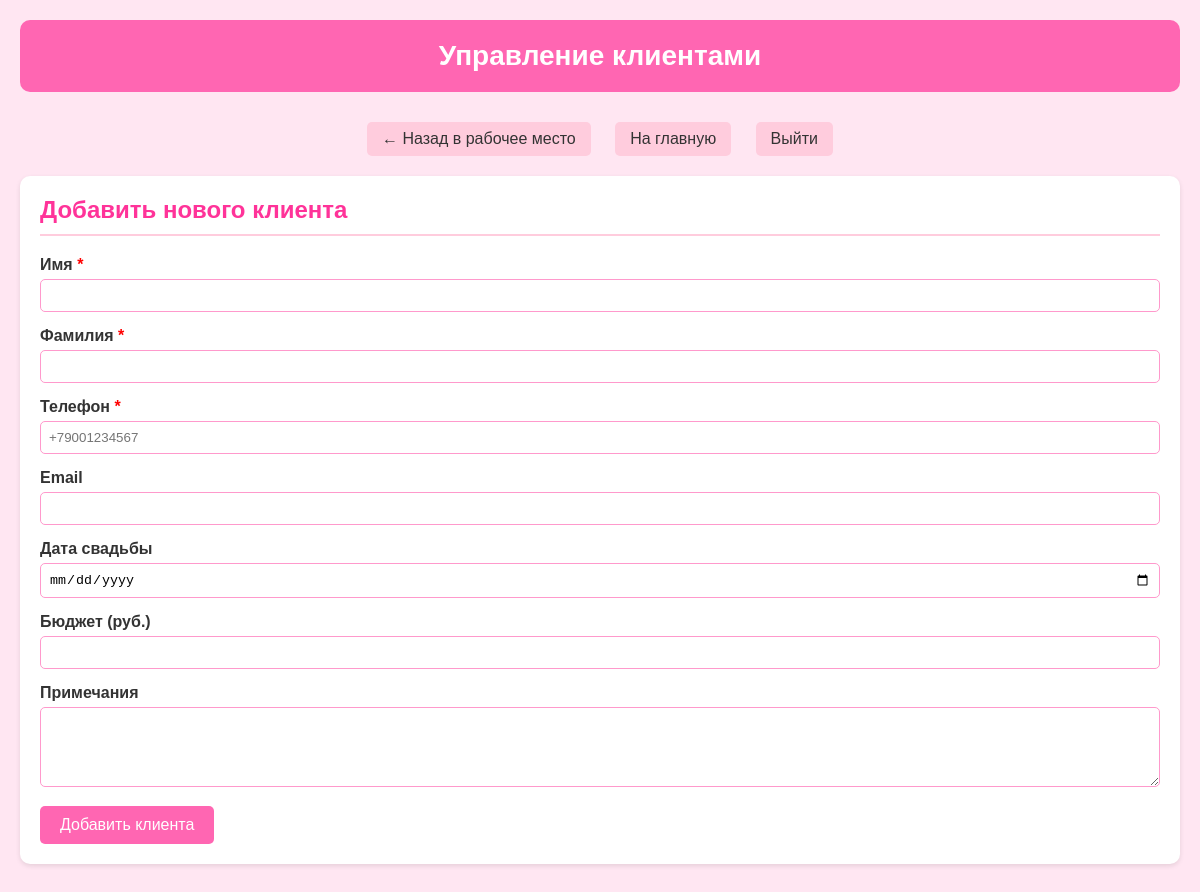
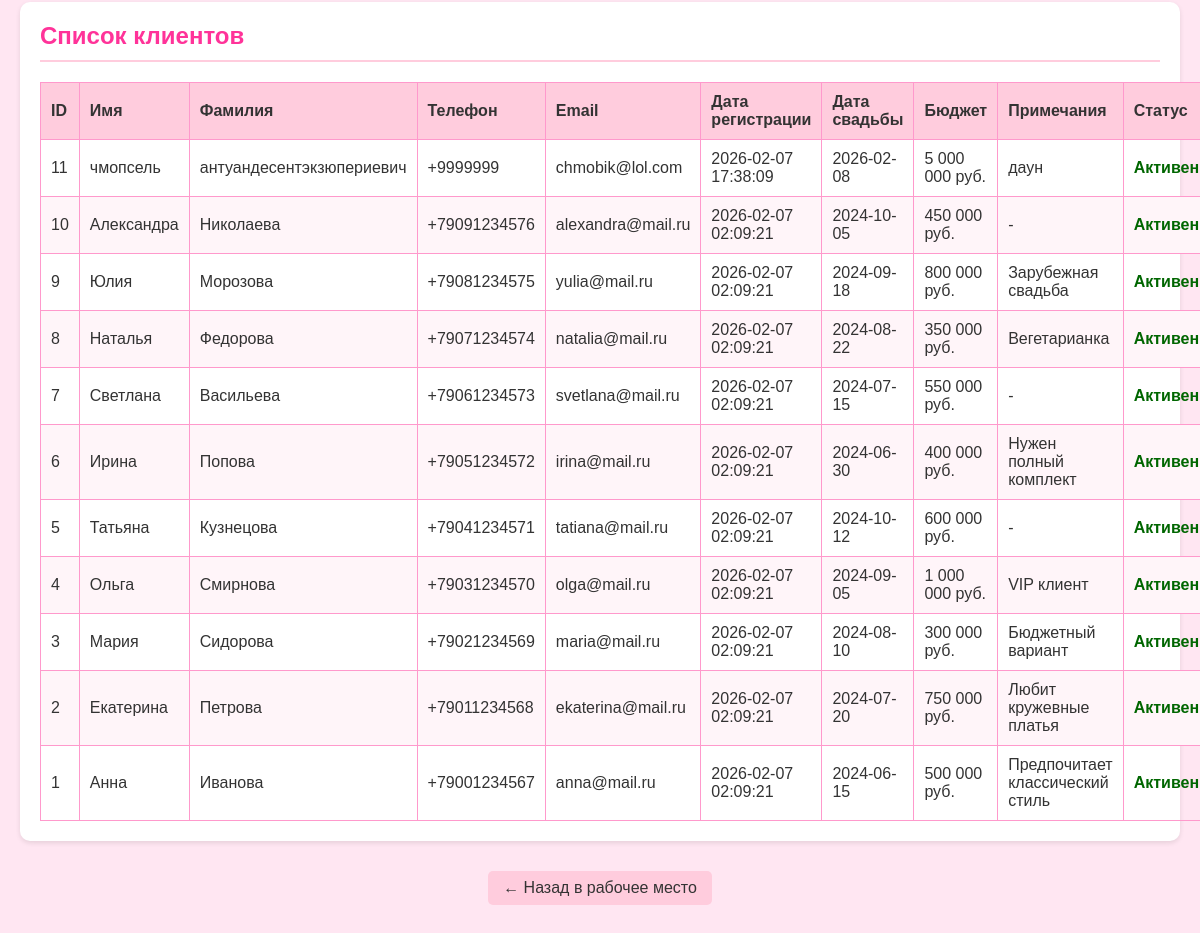
/clients.php (signed in), run on the app's committed database (2 pictures, top to bottom).
### tables this page shows
CREATE TABLE `clients` (
  `ClientID` int(11) NOT NULL,
  `FirstName` varchar(50) NOT NULL,
  `LastName` varchar(50) NOT NULL,
  `Phone` varchar(20) NOT NULL,
  `Email` varchar(100) DEFAULT NULL,
  `RegistrationDate` datetime DEFAULT current_timestamp(),
  `WeddingDate` date DEFAULT NULL,
  `Budget` decimal(10,2) DEFAULT NULL,
  `Notes` text DEFAULT NULL,
  `Status` varchar(20) DEFAULT 'Активен'
);

### clients.php (the view, shortened to what this page needs)
<?php
$host = 'localhost';
$dbname = 'weddingsalondb';
$username = 'root';
$password = '';
try {
    $pdo = new PDO("mysql:host=$host;dbname=$dbname;charset=utf8", $username, $password);
    $pdo->setAttribute(PDO::ATTR_ERRMODE, PDO::ERRMODE_EXCEPTION);
} catch(PDOException $e) {
    die("Ошибка подключения к базе данных: " . $e->getMessage());
}
$clients = [];
try {
    $stmt = $pdo->query("SELECT * FROM clients ORDER BY ClientID DESC");
    $clients = $stmt->fetchAll(PDO::FETCH_ASSOC);
} catch(PDOException $e) {
    $error = 'Ошибка при загрузке списка клиентов: ' . $e->getMessage();
}
?>
<!DOCTYPE html>
<html lang="ru">
<head>
</head>
<body>
    <div class="header">
        <h1>Управление клиентами</h1>
    </div>
    <div class="nav-links">
        <a href="workplace.php" class="nav-link">← Назад в рабочее место</a>
        <a href="index.php" class="nav-link">На главную</a>
        <a href="logout.php" class="nav-link">Выйти</a>
    </div>
    <div class="section">
        <h2 class="section-title">Добавить нового клиента</h2>
        <form method="POST" action="">
            <div class="form-group">
                <label for="first_name">Имя <span class="required">*</span></label>
                <input type="text" id="first_name" name="first_name" required
                       value="<?php echo htmlspecialchars($_POST['first_name'] ?? ''); ?>">
            </div>
            <div class="form-group">
                <label for="last_name">Фамилия <span class="required">*</span></label>
                <input type="text" id="last_name" name="last_name" required
                       value="<?php echo htmlspecialchars($_POST['last_name'] ?? ''); ?>">
            </div>
            <div class="form-group">
                <label for="phone">Телефон <span class="required">*</span></label>
                <input type="tel" id="phone" name="phone" required
                       pattern="[\+]{0,1}[0-9\s\-\(\)]+"
                       placeholder="+79001234567"
                       value="<?php echo htmlspecialchars($_POST['phone'] ?? ''); ?>">
            </div>
            <div class="form-group">
                <label for="email">Email</label>
                <input type="email" id="email" name="email"
                       value="<?php echo htmlspecialchars($_POST['email'] ?? ''); ?>">
            </div>
            <div class="form-group">
                <label for="wedding_date">Дата свадьбы</label>
                <input type="date" id="wedding_date" name="wedding_date"
                       value="<?php echo htmlspecialchars($_POST['wedding_date'] ?? ''); ?>">
            </div>
            <div class="form-group">
                <label for="budget">Бюджет (руб.)</label>
                <input type="number" id="budget" name="budget" min="0" step="1000"
                       value="<?php echo htmlspecialchars($_POST['budget'] ?? ''); ?>">
            </div>
            <div class="form-group">
                <label for="notes">Примечания</label>
                <textarea id="notes" name="notes"><?php echo htmlspecialchars($_POST['notes'] ?? ''); ?></textarea>
            </div>
            <button type="submit" name="add_client" class="submit-btn">Добавить клиента</button>
        </form>
    </div>
    <div class="section">
        <h2 class="section-title">Список клиентов</h2>
        <?php if (empty($clients)): ?>
            <p>Клиентов пока нет.</p>
        <?php else: ?>
            <table class="clients-table">
                <thead>
                    <tr>
                        <th>ID</th>
                        <th>Имя</th>
                        <th>Фамилия</th>
                        <th>Телефон</th>
                        <th>Email</th>
                        <th>Дата регистрации</th>
                        <th>Дата свадьбы</th>
                        <th>Бюджет</th>
                        <th>Примечания</th>
                        <th>Статус</th>
                    </tr>
                </thead>
                <tbody>
                    <?php foreach ($clients as $client): ?>
                    <tr>
                        <td><?php echo htmlspecialchars($client['ClientID']); ?></td>
                        <td><?php echo htmlspecialchars($client['FirstName']); ?></td>
                        <td><?php echo htmlspecialchars($client['LastName']); ?></td>
                        <td><?php echo htmlspecialchars($client['Phone']); ?></td>
                        <td><?php echo htmlspecialchars($client['Email'] ?? '-'); ?></td>
                        <td><?php echo htmlspecialchars($client['RegistrationDate']); ?></td>
                        <td><?php echo htmlspecialchars($client['WeddingDate'] ?? '-'); ?></td>
                        <td class="budget">
                            <?php
                            if ($client['Budget']) {
                                echo number_format($client['Budget'], 0, '', ' ') . ' руб.';
                            } else {
                                echo '-';
                            }
                            ?>
                        </td>
                        <td><?php echo htmlspecialchars($client['Notes'] ?? '-'); ?></td>
                        <td class="status-active"><?php echo htmlspecialchars($client['Status']); ?></td>
                    </tr>
                    <?php endforeach; ?>
                </tbody>
            </table>
        <?php endif; ?>
    </div>
    <div class="nav-links">
        <a href="workplace.php" class="nav-link">← Назад в рабочее место</a>
    </div>
</body>
</html>

### clients.php (style rules this page uses)
body { font-family: Arial, sans-serif; background-color: #ffe6f2; margin: 0; padding: 20px; color: #333; }
.header { background-color: #ff66b2; padding: 20px; text-align: center; border-radius: 10px; margin-bottom: 30px; color: white; }
.header h1 { margin: 0; font-size: 28px; }
.nav-links { text-align: center; margin-bottom: 20px; }
.nav-link { display: inline-block; margin: 0 10px; padding: 8px 15px; background-color: #ffccdd; color: #333; text-decoration: none; border-radius: 5px; }
.section { background-color: white; padding: 20px; border-radius: 10px; margin-bottom: 30px; box-shadow: 0 2px 5px rgba(0,0,0,0.1); }
.section-title { color: #ff3399; margin-top: 0; border-bottom: 2px solid #ffccdd; padding-bottom: 10px; }
.form-group { margin-bottom: 15px; }
label { display: block; margin-bottom: 5px; font-weight: bold; }
input[type="text"], input[type="email"], input[type="tel"], input[type="date"], input[type="number"], textarea { width: 100%; padding: 8px; border: 1px solid #ff99cc; border-radius: 5px; box-sizing: border-box; }
textarea { resize: vertical; height: 80px; }
.submit-btn { background-color: #ff66b2; color: white; border: none; padding: 10px 20px; border-radius: 5px; cursor: pointer; font-size: 16px; }
.clients-table { width: 100%; border-collapse: collapse; margin-top: 20px; }
.clients-table th, .clients-table td { border: 1px solid #ff99cc; padding: 10px; text-align: left; }
.clients-table th { background-color: #ffccdd; color: #333; font-weight: bold; }
.clients-table tr:nth-child(even) { background-color: #fff5f9; }
.budget { text-align: right; }
.status-active { color: #006600; font-weight: bold; }
.required { color: #ff0000; }

### data on the page
clients: ClientID "11", FirstName "чмопсель", LastName "антуандесентэкзюпериевич", Phone "+9999999", Email "chmobik@lol.com", RegistrationDate "2026-02-07 17:38:09", WeddingDate "2026-02-08", Budget "5 000 000", Notes "даун", Status "Активен"
clients: ClientID "10", FirstName "Александра", LastName "Николаева", Phone "+79091234576", Email "alexandra@mail.ru", RegistrationDate "2026-02-07 02:09:21", WeddingDate "2024-10-05", Budget "450 000", Notes "-", Status "Активен"
clients: ClientID "9", FirstName "Юлия", LastName "Морозова", Phone "+79081234575", Email "yulia@mail.ru", RegistrationDate "2026-02-07 02:09:21", WeddingDate "2024-09-18", Budget "800 000", Notes "Зарубежная свадьба", Status "Активен"
clients: ClientID "8", FirstName "Наталья", LastName "Федорова", Phone "+79071234574", Email "natalia@mail.ru", RegistrationDate "2026-02-07 02:09:21", WeddingDate "2024-08-22", Budget "350 000", Notes "Вегетарианка", Status "Активен"
clients: ClientID "7", FirstName "Светлана", LastName "Васильева", Phone "+79061234573", Email "svetlana@mail.ru", RegistrationDate "2026-02-07 02:09:21", WeddingDate "2024-07-15", Budget "550 000", Notes "-", Status "Активен"
clients: ClientID "6", FirstName "Ирина", LastName "Попова", Phone "+79051234572", Email "irina@mail.ru", RegistrationDate "2026-02-07 02:09:21", WeddingDate "2024-06-30", Budget "400 000", Notes "Нужен полный комплект", Status "Активен"
clients: ClientID "5", FirstName "Татьяна", LastName "Кузнецова", Phone "+79041234571", Email "tatiana@mail.ru", RegistrationDate "2026-02-07 02:09:21", WeddingDate "2024-10-12", Budget "600 000", Notes "-", Status "Активен"
clients: ClientID "4", FirstName "Ольга", LastName "Смирнова", Phone "+79031234570", Email "olga@mail.ru", RegistrationDate "2026-02-07 02:09:21", WeddingDate "2024-09-05", Budget "1 000 000", Notes "VIP клиент", Status "Активен"
clients: ClientID "3", FirstName "Мария", LastName "Сидорова", Phone "+79021234569", Email "maria@mail.ru", RegistrationDate "2026-02-07 02:09:21", WeddingDate "2024-08-10", Budget "300 000", Notes "Бюджетный вариант", Status "Активен"
clients: ClientID "2", FirstName "Екатерина", LastName "Петрова", Phone "+79011234568", Email "ekaterina@mail.ru", RegistrationDate "2026-02-07 02:09:21", WeddingDate "2024-07-20", Budget "750 000", Notes "Любит кружевные платья", Status "Активен"
clients: ClientID "1", FirstName "Анна", LastName "Иванова", Phone "+79001234567", Email "anna@mail.ru", RegistrationDate "2026-02-07 02:09:21", WeddingDate "2024-06-15", Budget "500 000", Notes "Предпочитает классический стиль", Status "Активен"
